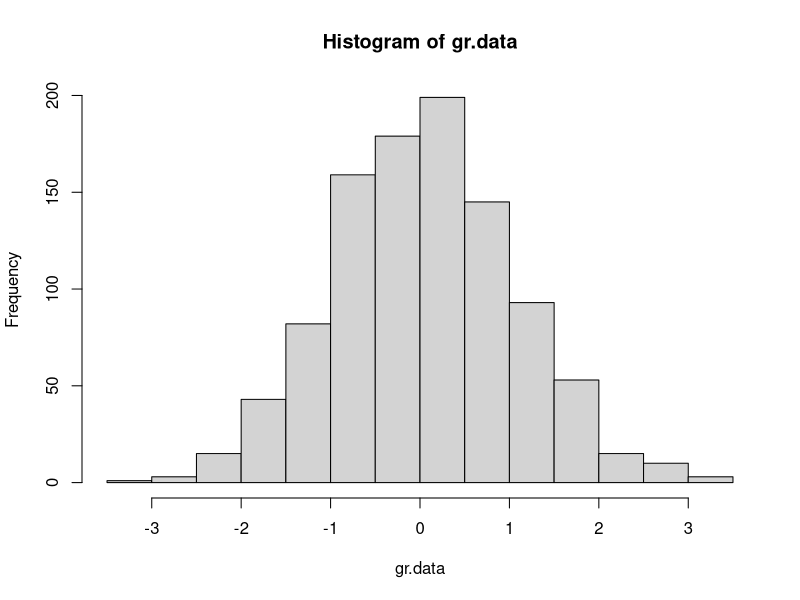

The R script that drew this image: (Note: this script raises an error after producing the figure.)
## ---- chunk 1
5 - 8
## ---- chunk 2
xx <- 1:10
## ---- chunk 3
yy <- rnorm(n = 20, mean = 50, sd = 15) 
## ---- chunk 4
xx
## ---- chunk 5
mean(yy) 
## ---- chunk 6
gr.data <- rnorm(1000) 
hist(gr.data)
## ---- chunk 7
knitr::include_graphics("pics/RStudio_layout.jpg")
## ---- chunk 8
5+8 # +12
## ---- chunk 9
sleep.data <- sleep[ ,1]   
sleep.mean <- mean(sleep.data)   
sleep.sd <- sd(sleep.data)    
t.perc <- qt(0.975,19) 
left.boundary <- sleep.mean - (sleep.sd/sqrt(length(sleep.data)))*t.perc 
right.boundary <- sleep.mean + (sleep.sd/sqrt(length(sleep.data)))*t.perc
cat ("[", left.boundary, ";", right.boundary, "]\n")
## ---- chunk 10
conf.int <- function (x = sleep[,1])
{
  x.mean <- mean(x)   
  x.sd <- sd(x)    
  t.perc <- qt(0.975,19) 
  left.boundary <- x.mean - (x.sd/sqrt(length(x)))*t.perc 
  right.boundary <- x.mean + (x.sd/sqrt(length(x)))*t.perc
  list (lower = left.boundary, upper = right.boundary)  
}
## ---- chunk 11
conf.int (x = sleep[,1])
